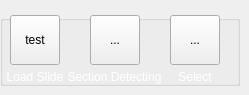
          <widget class="QWidget" name="pageBrainDetect">
           <widget class="QGroupBox" name="gboxBrain">
            <property name="geometry">
             <rect>
              <x>0</x>
              <y>15</y>
              <width>240</width>
              <height>71</height>
             </rect>
            </property>
            <property name="title">
             <string/>
            </property>
            <widget class="QLabel" name="label_9">
             <property name="geometry">
              <rect>
               <x>-5</x>
               <y>50</y>
               <width>80</width>
               <height>25</height>
              </rect>
             </property>
             <property name="text">
              <string>&lt;html&gt;&lt;head/&gt;&lt;body&gt;&lt;p align=&quot;center&quot;&gt;&lt;span style=&quot; font-size:9pt; color:#ffffff;&quot;&gt;Load Slide&lt;/span&gt;&lt;/p&gt;&lt;/body&gt;&lt;/html&gt;</string>
             </property>
            </widget>
            <widget class="QLabel" name="label_10">
             <property name="geometry">
              <rect>
               <x>67</x>
               <y>50</y>
               <width>95</width>
               <height>25</height>
              </rect>
             </property>
             <property name="text">
              <string>&lt;html&gt;&lt;head/&gt;&lt;body&gt;&lt;p align=&quot;center&quot;&gt;&lt;span style=&quot; font-size:9pt; color:#ffffff;&quot;&gt;Section Detecting&lt;/span&gt;&lt;/p&gt;&lt;/body&gt;&lt;/html&gt;</string>
             </property>
            </widget>
            <widget class="QToolButton" name="btnLoadSlide">
             <property name="geometry">
              <rect>
               <x>10</x>
               <y>0</y>
               <width>50</width>
               <height>50</height>
              </rect>
             </property>
             <property name="text">
              <string>test</string>
             </property>
             <property name="icon">
              <iconset resource="../src/resource.qrc">
               <normaloff>:/newPrefix/Icons/load2.svg</normaloff>:/newPrefix/Icons/load2.svg</iconset>
             </property>
             <property name="iconSize">
              <size>
               <width>32</width>
               <height>32</height>
              </size>
             </property>
            </widget>
            <widget class="QToolButton" name="btnBrainDetecting">
             <property name="geometry">
              <rect>
               <x>90</x>
               <y>0</y>
               <width>50</width>
               <height>50</height>
              </rect>
             </property>
             <property name="text">
              <string>...</string>
             </property>
             <property name="icon">
              <iconset resource="../src/resource.qrc">
               <normaloff>:/newPrefix/Icons/detection.svg</normaloff>:/newPrefix/Icons/detection.svg</iconset>
             </property>
             <property name="iconSize">
              <size>
               <width>32</width>
               <height>32</height>
              </size>
             </property>
            </widget>
            <widget class="QToolButton" name="btnSelectBrain">
             <property name="geometry">
              <rect>
               <x>170</x>
               <y>0</y>
               <width>50</width>
               <height>50</height>
              </rect>
             </property>
             <property name="text">
              <string>...</string>
             </property>
             <property name="icon">
              <iconset resource="../src/resource.qrc">
               <normaloff>:/newPrefix/Icons/select.svg</normaloff>:/newPrefix/Icons/select.svg</iconset>
             </property>
             <property name="iconSize">
              <size>
               <width>32</width>
               <height>32</height>
              </size>
             </property>
            </widget>
            <widget class="QLabel" name="label_18">
             <property name="geometry">
              <rect>
               <x>155</x>
               <y>50</y>
               <width>80</width>
               <height>25</height>
              </rect>
             </property>
             <property name="text">
              <string>&lt;html&gt;&lt;head/&gt;&lt;body&gt;&lt;p align=&quot;center&quot;&gt;&lt;span style=&quot; font-size:9pt; color:#ffffff;&quot;&gt;Select&lt;/span&gt;&lt;/p&gt;&lt;/body&gt;&lt;/html&gt;</string>
             </property>
            </widget>
            <zorder>label_9</zorder>
            <zorder>btnLoadSlide</zorder>
            <zorder>btnBrainDetecting</zorder>
            <zorder>btnSelectBrain</zorder>
            <zorder>label_18</zorder>
            <zorder>label_10</zorder>
           </widget>
          </widget>
